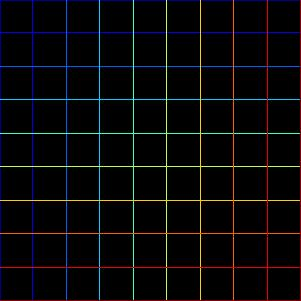
%> input picture Rolling Shutter/TestGrid.jpg, 301 x 301 px
$ octave MakeAnimation.m   (GNU Octave 9; MATLAB toolbox functions it lacks are replaced by stand-ins)
%> lines starting %> are read from the running program, lines starting %| are printed output that depends on the picture
### Rolling Shutter/MakeRollingImage.m
function I = MakeRollingImage(rotsperexposure, imin)
%> called with rotsperexposure = 0, imin = 'Grid'

switch imin
    case 'Skinny'
        f = imread('Propeller_Skinny.jpg');
        centre = [717 429];
        rad = 428;
        f  = f(centre(2) - rad:centre(2) + rad, centre(1) - rad:centre(1) + rad,:);
        f = 255 - f;
    case 'Fat'
        f = imread('Propeller_Fat.png');
        centre = [1920 1360];
        rad = 1200;
        f  = f(centre(2) - rad:centre(2) + rad, centre(1) - rad:centre(1) + rad,:);
    case 'Tire'
        f = imread('Tire.jpg');
        centre = [792 598];
        rad = 590;
        f  = f(centre(2) - rad:centre(2) + rad, centre(1) - rad:centre(1) + rad,:);
        f = 255 - f;
    case 'Fractal'
        f = imread('fractal1.jpg');
        centre = [980 765];
        rad = 600;
        f  = f(centre(2) - rad:centre(2) + rad, centre(1) - rad:centre(1) + rad,:);
        f = 255 - f;
    case 'Grid'
        f = imread('TestGrid.jpg');
%> f is the input picture: size 301x301x3 uint8; mean R, G, B 10.1, 8.6, 11
end

Npix = 301;
f = imresize(f,[Npix, Npix]);
I = uint8(255*ones(size(f)));
Icomp = uint8(255*ones(size(f)));

rps = 10;
omega = 2*pi*rps;
pixps = Npix*rps/rotsperexposure;
sperpix = 1/pixps;

reds = zeros(1,Npix,3);
reds(1,:,1) = 255;

for n = 1:Npix
    t = (n-1)*sperpix;
    theta = omega*t;
    Rf = imrotate(f,theta*180/pi,'bicubic','crop');
    I(n,:,:) = Rf(n,:,:);
    Icomp(n,:,:) = I(n,:,:);
    Icomp(n+1:end,:,:) = Rf(n+1:end,:,:);
    Icomp2 = 255 - Icomp;
    Icomp2(n+2,:,:) = reds;
    imagesc(Icomp2)
    axis image xy
    ticksOff
    drawnow
    n
    if(mod(n,3) == 0)
        print(gcf, ['Shutter_Anim_5_' num2str(n) '.png'], '-dpng', '-r150')
    end
end
%> this loop made 6 passes
%> pass 1, in MakeRollingImage, `Icomp2 = 255 - Icomp;`:
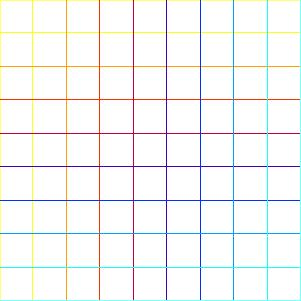
%> Icomp2: size 301x301x3 uint8; mean R, G, B 244.9, 246.4, 244
%> pass 1, in MakeRollingImage, `axis image xy`:
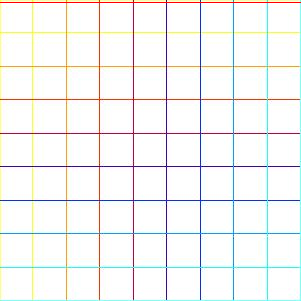
%> displayed picture: size 301x301x3, on the screen's scale of 0 to 255; mean R, G, B 244.9, 245.6, 243.2
%> after the loop:
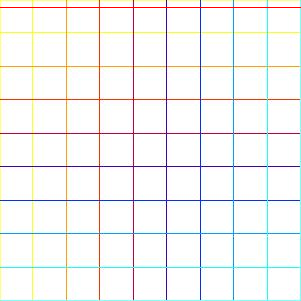
%> displayed picture: size 301x301x3, on the screen's scale of 0 to 255; mean R, G, B 244.9, 245.6, 243.2; mean of the top-left, top-right, bottom-left and bottom-right quarters 244.3, 244, 245.1, 244.8
%> the run ends on the next line

I = 255 - I;

imagesc(I)
axis image xy
drawnow

end

### Rolling Shutter/MakeAnimation.m
clf
clear
fs14

rpe = linspace(0,1,100);

for n = 1:length(rpe);
    I = MakeRollingImage(rpe(n), 'Grid');
